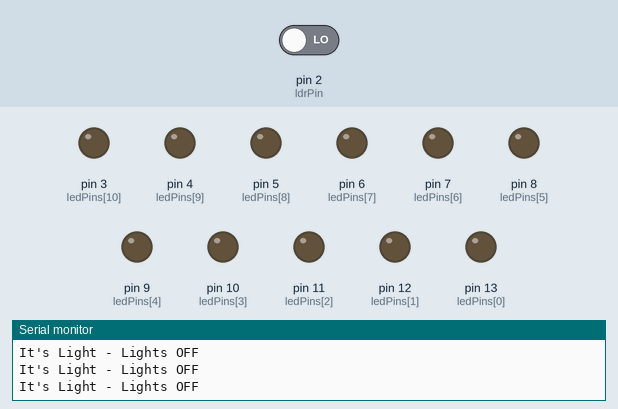
Bench run of a sketch on a simulated Arduino Uno, built with avr-gcc and run on an emulated ATmega328P. On the bench: output pins drawn as LEDs (lit = HIGH), the last lines printed to the serial monitor. The inputs (shaded band) are chosen by the test bench; at power-on: pin 2 (ldrPin) LOW.

Above: at 1.2 s.
1.3 s: pin 2 (ldrPin) driven HIGH
At 1.6 s:
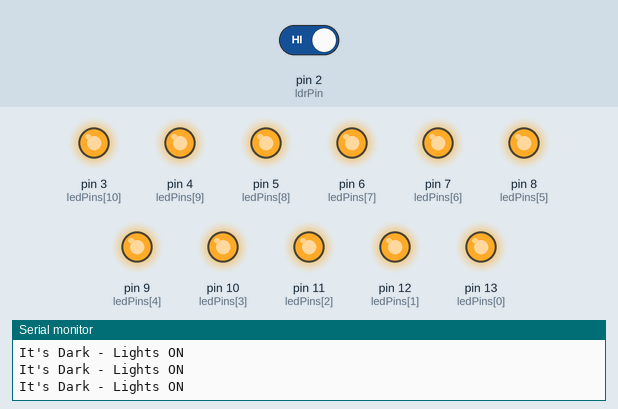
2.8 s: pin 2 (ldrPin) driven LOW
At 4.1 s:
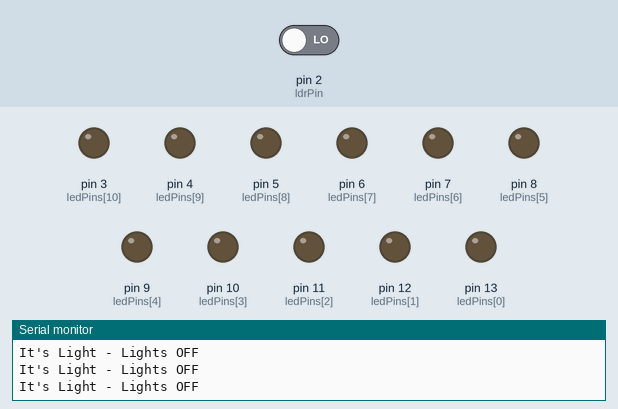
Timing chart, 0 to 5.8 s (numbered marks = the images above; inputs shaded):
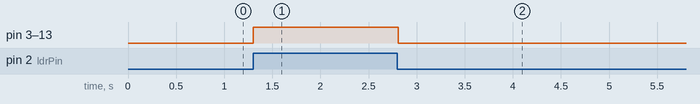

The sketch:

LDR.ino
```cpp
const int ldrPin = 2;
// List all your LED pins in an array
const int ledPins[] = {13, 12, 11, 10, 9, 8, 7, 6, 5, 4, 3};
const int numLeds = 11; // Total number of LEDs

void setup() {
  pinMode(ldrPin, INPUT);

  // This loop sets all 11 pins as OUTPUT automatically
  for (int i = 0; i < numLeds; i++) {
    pinMode(ledPins[i], OUTPUT);
  }

  Serial.begin(9600);
}

void loop() {
  int isDark = digitalRead(ldrPin);

  if (isDark == HIGH) {
    // Turn all LEDs ON
    for (int i = 0; i < numLeds; i++) {
      digitalWrite(ledPins[i], HIGH);
    }
    Serial.println("It's Dark - Lights ON");
  } else {
    // Turn all LEDs OFF
    for (int i = 0; i < numLeds; i++) {
      digitalWrite(ledPins[i], LOW);
    }
    Serial.println("It's Light - Lights OFF");
  }

  delay(100);
}
```

Measured:
- after the input at 1.3 s, pin 3 (ledPins[10]), pin 4 (ledPins[9]), pin 5 (ledPins[8]), pin 6 (ledPins[7]), pin 7 (ledPins[6]), pin 8 (ledPins[5]), pin 9 (ledPins[4]), pin 10 (ledPins[3]), pin 11 (ledPins[2]), pin 12 (ledPins[1]), pin 13 (ledPins[0]): LOW → HIGH at once
- after the input at 2.8 s, pin 3 (ledPins[10]), pin 4 (ledPins[9]), pin 5 (ledPins[8]), pin 6 (ledPins[7]), pin 7 (ledPins[6]), pin 8 (ledPins[5]), pin 9 (ledPins[4]), pin 10 (ledPins[3]), pin 11 (ledPins[2]), pin 12 (ledPins[1]), pin 13 (ledPins[0]): HIGH → LOW at once
